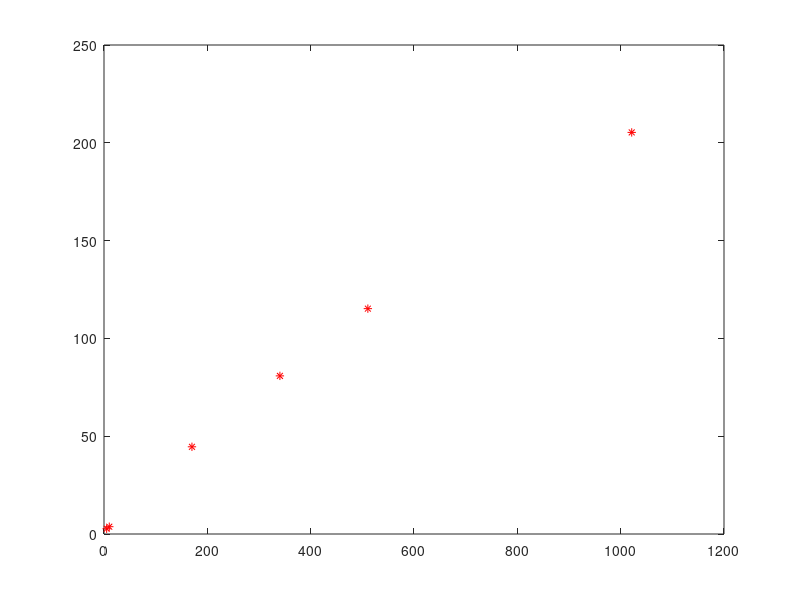

This chart was generated by the following MATLAB code: (Note: this script raises an error after producing the figure.)
clc;
clear;
x = [1021.38000000000;510.690000000000;340.460000000000;170.230000000000;10.2138000000000;5.10690000000000];
y = [205.314268900000;115.215933900000;80.8430899600000;44.5827599300000;3.73718974000000;2.68359683400000];
plot(x, y, 'r*')
syms t
f = fittype('a + b * x^c', 'independent', 'x', 'coefficients', {'a', 'b', 'c'});
[cfun, R_squre] = fit(x, y, f);
xi = 0:1:1050;
yi = cfun(xi);
plot(x, y, 'r*', xi, yi, 'b-');
xlim([0, 1200])
ylim([0, 250])
cfun.a
cfun.b
cfun.c
R_squre.rsquare